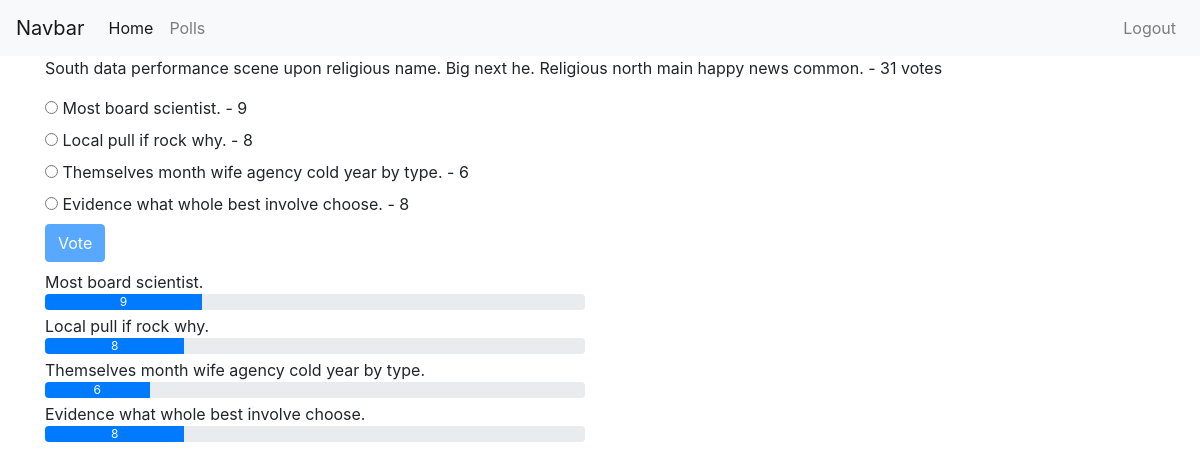
The app's page /polls/details/5/ (signed in) with its own data.
### polls/models.py (models this page shows, shortened)
class Poll(models.Model):
    owner = models.ForeignKey(User, on_delete=models.CASCADE, default=1)
    text = models.CharField(max_length=255)
    pub_date = models.DateField()
    def __str__(self):
        return self.text
    def user_can_vote(self, user):
        user_votes = user.vote_set.all()
        qs = user_votes.filter(poll=self)
        if qs.exists():
            return False
        return True
    @property
    def num_votes(self):
        return self.vote_set.count()
    def get_results_dict(self):
        res = []
        for choice in self.choice_set.all():
            d = {}
            d['text'] = choice.choice_text
            d['num_votes'] = choice.num_votes
            if not self.num_votes:
                d['percentage'] = 0
            else:
                d['percentage'] = choice.num_votes / self.num_votes * 100
            res.append(d)
        return res

class Choice(models.Model):
    poll = models.ForeignKey(Poll, on_delete=models.CASCADE)
    choice_text = models.CharField(max_length=255)
    @property
    def num_votes(self):
        return self.vote_set.count()

### polls/views.py (the view)
# urls.py: path('details/<int:poll_id>/', views.poll_detail, name='detail'),
@login_required
def poll_detail(request, poll_id):
    poll = get_object_or_404(Poll, id=poll_id)
    user_can_vote = poll.user_can_vote(request.user)
    results = poll.get_results_dict()
    context = {'poll': poll, 'user_can_vote': user_can_vote, 'results': results}
    return render(request, 'polls/poll_detail.html', context)

### polls/templates/polls/poll_detail.html (shortened to what this page needs)
{% extends 'base.html' %}
{% block content %}
<div class="container">
<p>{{poll}} - {{poll.num_votes}} votes</p>
<form action="{% url 'polls:vote' poll.id %}" method="post">
{% for choice in poll.choice_set.all %}
  <input type="radio"
         name="choice"
         id="choice{{ forloop.counter }}"
         value="{{choice.id}}"/>
  <label for="choice{{ forloop.counter }}">{{ choice.choice_text }} - {{ choice.num_votes }}</label>
  <br/>
{% endfor %}
<input class='btn btn-primary mb-2' type="submit" value="Vote" {% if not user_can_vote %}disabled{% endif %}/>
</form>
{% if not user_can_vote %}
    {% for choice_dict in results %}
    <div class="row">
        <div class="col-sm-6">
        {{choice_dict.text}}
        <div class="progress mb-1">
          <div class="progress-bar" role="progressbar" style="width: {{choice_dict.percentage}}%;">{{choice_dict.num_votes}}</div>
        </div>
      </div>
    </div>
    {% endfor %}
{% else %}
  <p>Vote to see results!</p>
{% endif %}
</div>
{% endblock %}

### records on screen
Poll: text "South data performance scene upon religious name. Big next he. Religious north main happy news common.", num_votes "31"
Choice: choice_text "Most board scientist.", num_votes "9", text "Most board scientist."
Choice: choice_text "Local pull if rock why.", num_votes "8", text "Local pull if rock why."
Choice: choice_text "Themselves month wife agency cold year by type.", num_votes "6", text "Themselves month wife agency cold year by type."
Choice: choice_text "Evidence what whole best involve choose.", num_votes "8", text "Evidence what whole best involve choose."

### other values on screen
{{ choice_dict.num_votes }} "9" "8" "6" "8"
